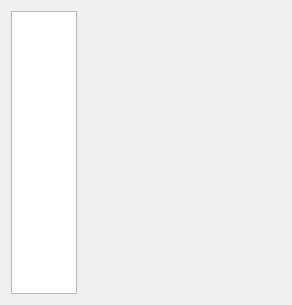
<?xml version="1.0" encoding="UTF-8"?>
<ui version="4.0">
 <class>PluginManagerWidget</class>
 <widget class="QWidget" name="PluginManagerWidget">
  <property name="geometry">
   <rect>
    <x>0</x>
    <y>0</y>
    <width>292</width>
    <height>305</height>
   </rect>
  </property>
  <property name="windowTitle">
   <string>Form</string>
  </property>
  <layout class="QHBoxLayout" name="horizontalLayout" stretch="1,3">
   <item>
    <widget class="QListView" name="viewPlugins">
     <property name="sizePolicy">
      <sizepolicy hsizetype="Ignored" vsizetype="Expanding">
       <horstretch>0</horstretch>
       <verstretch>0</verstretch>
      </sizepolicy>
     </property>
    </widget>
   </item>
   <item>
    <widget class="QStackedWidget" name="pluginStackedWidget"/>
   </item>
  </layout>
 </widget>
 <resources/>
 <connections/>
</ui>
